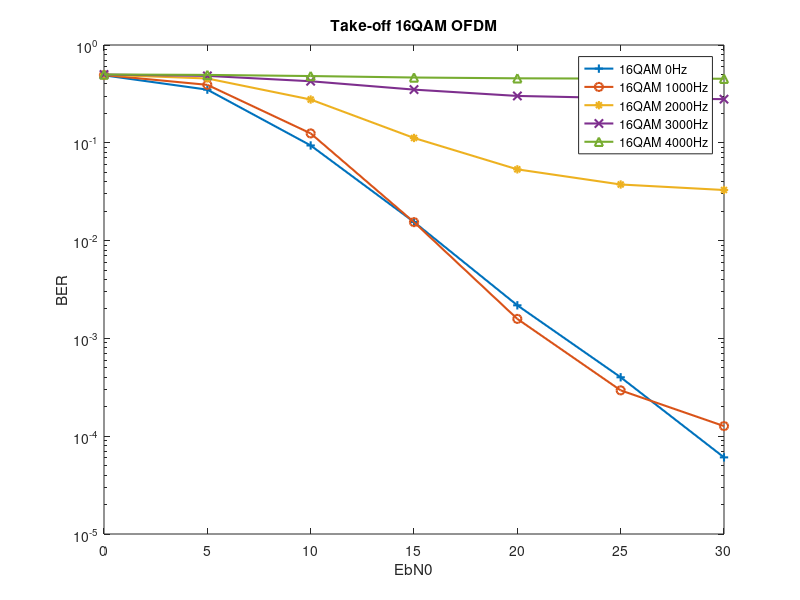

Source code (MATLAB):
clear all;

ber_ofdm=load('BER_ofdm_16qam.mat');
Ber_ofdm_16qam=ber_ofdm.Ber_ofdm_16qam;


%% simulation result

% 
% x1=[986783 470103 48364 2477 143 15 0]
% x2=[994021 511682 33326 631 0 0 0];
% x3=[2013904 1483340 165803 4379 170 69 13];
% x4=[1008628 881270 245552 25047 5134 2762 2440];
% 
% ber1=x1./(2028000);
% ber2=x2./(2028000);
% ber3=x3./(4056000);
% ber4=x4./(2028000)


x1=[1977886 905036 85229 4757 318 25 3]
x2=[1990909 986707 63561 1168 21 0 0];
x3=[2027942 1590523 361722 37183 7767 4634 3198];
x4=[2036162 1861018 1059668 425082 246412 195956 171507];

ber1=x1./(4088000);
ber2=x2./(4088000);
ber3=x3./(4088000);
ber4=x4./(4088000);

EbN01=[0:5:30];
% EbN02=[0:5:20];

figure;
semilogy(EbN01,Ber_ofdm_16qam(1,:),'LineWidth',1.5,'Marker','+');
hold on;
semilogy(EbN01,Ber_ofdm_16qam(2,:),'LineWidth',1.5,'Marker','o');
semilogy(EbN01,Ber_ofdm_16qam(3,:),'LineWidth',1.5,'Marker','*');
semilogy(EbN01,Ber_ofdm_16qam(4,:),'LineWidth',1.5,'Marker','x');
semilogy(EbN01,Ber_ofdm_16qam(5,:),'LineWidth',1.5,'Marker','^');

xlabel('EbN0'),ylabel('BER');
legend('16QAM 0Hz','16QAM 1000Hz','16QAM 2000Hz','16QAM 3000Hz','16QAM 4000Hz');
title('Take-off 16QAM OFDM')

%% Interleaver test   对于BPSK的交织有问题

% Ndata=1024;
% M_bit=2;
% % Ndata=1024;
% R_code=1/2;
% Nframe=5;
% inter_depth=M_bit*Ndata*Nframe;
% 
% x1=[1:1:inter_depth];
% 
% % x2=tx_interleaver(x1,Ndata,M_bit,Nframe);
% % y=rx_deinterleave(x2,Ndata,M_bit,Nframe)
% % 
% % 
% % idx1 = tx_gen_intlvr_patt(inter_depth, Ndata);
% % idx2=  rx_gen_deintlvr_patt(inter_depth, Ndata);
% 
% x2=matintrlv(x1,length(x1)/32,32); % matrix interleaver
% 
% y=matdeintrlv(x2,length(x1)/32,32);  % matrix deinterleaver


%% Test of delete pilot location when add VC
% pilot_loc=[1:2:2047];
% 
% pilot_loc(pilot_loc==1)=0;
% 
% pilot_loc(pilot_loc>=822 & pilot_loc<=1228)=0;
% 
% pilot_loc(pilot_loc==0)=[];

%% Test of channel code

%% 加VC
%% 改交织
% 
% t=poly2trellis(7,[171 133]); % Define trellis.
% x=randi([0 1],1,1000);
% 
% x_code=convenc(x,t);
% 
% tblen=32;
% 
% x_decode = vitdec(x_code,t,tblen,'trunc','hard');
% 
% hErrorCalc = comm.ErrorRate('ReceiveDelay', 48);
% ber = step(hErrorCalc, x', x_decode');

%% The continuous operation mode of vitdec causes a delay equal to the traceback length, so msg(1) corresponds to decoded(tblen+1) rather than to decoded(1).

%% Test of soft-deciscion decode
% clear; close all
% rng default
% M = 16;                 % Modulation order
% k = log2(M);            % Bits per symbol
% EbNoVec = (4:1:10);      % Eb/No values (dB)
% numSymPerFrame = 1000;  % Number of QAM symbols per frame
% 
% berEstSoft = zeros(size(EbNoVec)); 
% berEstHard = zeros(size(EbNoVec));
% 
% trellis = poly2trellis(7,[171 133]);
% tbl = 32;
% rate = 1/2;
% 
% SNR_dB= EbNoVec + 10*log10(k*rate);
% 
% for n=1:length(EbNoVec)
% 
%     noiseVar=10.^(-SNR_dB(n)/10);
%     [numErrsSoft,numErrsHard,numBits] = deal(0);
% 
%     while numErrsSoft<100 && numBits<1e7
% 
%         dataIn=randi([0 1],numSymPerFrame*k/2,1);
% 
%         % code
% 
%         dataEnc=convenc(dataIn,trellis);
% 
%         tx_Sig=qammod(dataEnc,M,'gray','InputType','bit','UnitAveragePower',true);
% 
%         tx_Sig_1=tx_Sig';
% 
%         re_sig_1=add_noise(tx_Sig_1,SNR_dB(n),0,0);
% 
%         rx_Sig=re_sig_1';
% 
%         rxDataHard = qamdemod(rx_Sig,M,'gray','OutputType','bit','UnitAveragePower',true);
% 
%         rxDataSoft = qamdemod(rx_Sig,M,'OutputType','llr', ...
%            'UnitAveragePower',true,'NoiseVariance',noiseVar);
% 
% 
%          % dataHard = vitdec(rxDataHard,trellis,tbl,'cont','hard');
% 
%          dataHard = vitdec(rxDataHard,trellis,tbl,'trunc','hard');
% 
%          dataSoft_1=channel_decode_soft(rxDataSoft,noiseVar,trellis);
% 
%         % Calculate the number of bit errors in the frame. Adjust for the
% 
%         numErrsInFrameHard= sum(dataIn~=dataHard);
%         numErrsInFrameSoft=  sum(dataIn(1:end-tbl)~=dataSoft_1(tbl+1:end));
%         
%         % Increment the error and bit counters
%         numErrsHard = numErrsHard + numErrsInFrameHard;
%         numErrsSoft = numErrsSoft + numErrsInFrameSoft;
%         numBits = numBits + numSymPerFrame*k/2;
% 
% 
%     end
% 
%    berEstSoft(n) = numErrsSoft/numBits;
%    berEstHard(n) = numErrsHard/numBits;
% 
% end
% 
% semilogy(EbNoVec,berEstSoft);
% hold on;
% semilogy(EbNoVec,berEstHard);
% legend('Soft','Hard')



% clear; close all
% rng default
% M = 16;                 % Modulation order
% k = log2(M);            % Bits per symbol
% EbNoVec = (4:10)';      % Eb/No values (dB)
% numSymPerFrame = 1000;  % Number of QAM symbols per frame
% 
% % eng_sqrt = (M==2)+(M~=2)*sqrt((M-1)/6*(2^2)); % 调制信号平均功率
% % A=1/eng_sqrt;   % QAM归一化因子
% 
% berEstSoft = zeros(size(EbNoVec)); 
% berEstHard = zeros(size(EbNoVec));
% 
% trellis = poly2trellis(7,[171 133]);
% tbl = 32;
% rate = 1/2;
% 
% for n = 1:length(EbNoVec)
%     % Convert Eb/No to SNR
%     snrdB = EbNoVec(n) + 10*log10(k*rate);
%     % Noise variance calculation for unity average signal power.
%     noiseVar = 10.^(-snrdB/10);
%     % Reset the error and bit counters
%     [numErrsSoft,numErrsHard,numBits] = deal(0);
%     
%     while numErrsSoft < 100 && numBits < 1e7
%         % Generate binary data and convert to symbols
%         dataIn = randi([0 1],numSymPerFrame*k/2,1);
%         
%         % Convolutionally encode the data
%         dataEnc = convenc(dataIn,trellis);
%         
%         % QAM modulate
%         txSig = qammod(dataEnc,M,'InputType','bit','UnitAveragePower',true);
%         
%         % Pass through AWGN channel
% 
%         txSig_1=txSig';
% 
%         % rxSig = awgn(txSig_1,snrdB,'measured');
% 
%         noise=sqrt(noiseVar/2)*(randn(1,length(txSig_1))+1j*randn(1,length(txSig_1)));
%         rxSig_1=txSig_1+noise;
%         
%         rxSig=rxSig_1';
%         % Demodulate the noisy signal using hard decision (bit) and
%         % soft decision (approximate LLR) approaches.
%         rxDataHard = qamdemod(rxSig,M,'OutputType','bit','UnitAveragePower',true);
%        %  rxDataHard = qamdemod(rxSig/A,M,'OutputType','bit');
%         rxDataSoft = qamdemod(rxSig,M,'OutputType','llr', ...
%             'UnitAveragePower',true,'NoiseVariance',noiseVar);
% %         rxDataSoft = qamdemod(rxSig/A,M,'OutputType','approxllr', ...
% %             'NoiseVariance',noiseVar);
%         
%         % Viterbi decode the demodulated data
%         dataHard = vitdec(rxDataHard,trellis,tbl,'cont','hard');
%        %  dataSoft = vitdec(rxDataSoft,trellis,tbl,'cont','unquant');
% 
%         %% Soft decode
% %         partitionPoints = (-0.75:0.25:0.75)/noiseVar;
% %         codebook = [0 1 2 3 4 5 6 7];
% %         quantizedValue = quantiz(-rxDataSoft,partitionPoints);
% 
% %         decSoft = comm.ViterbiDecoder(trellis,'InputFormat','Soft', ...
% %     'SoftInputWordLength',3,'TracebackDepth',tbl);
% 
%         % dataSoft_1 = decSoft(double(quantizedValue));
% 
%         % dataSoft_1 = vitdec(double(quantizedValue),trellis,tbl,'cont','soft',3);
% 
%         dataSoft_1=channel_decode_soft(rxDataSoft,noiseVar,trellis);
% 
% 
%         
%         % Calculate the number of bit errors in the frame. Adjust for the
%         % decoding delay, which is equal to the traceback depth.
%         % numErrsInFrameHard = biterr(dataIn(1:end-tbl),dataHard(tbl+1:end));
%         numErrsInFrameHard= sum(dataIn(1:end-tbl)~=dataHard(tbl+1:end));
%         % numErrsInFrameSoft = biterr(dataIn(1:end-tbl),dataSoft_1(tbl+1:end));
%         numErrsInFrameSoft=  sum(dataIn(1:end-tbl)~=dataSoft_1(tbl+1:end));
%         
%         % Increment the error and bit counters
%         numErrsHard = numErrsHard + numErrsInFrameHard;
%         numErrsSoft = numErrsSoft + numErrsInFrameSoft;
%         numBits = numBits + numSymPerFrame*k/2;
% 
%     end
%     
%     % Estimate the BER for both methods
%     berEstSoft(n) = numErrsSoft/numBits;
%     berEstHard(n) = numErrsHard/numBits;
% end
% 
% semilogy(EbNoVec,[berEstSoft berEstHard],'-*')
% hold on
% semilogy(EbNoVec,berawgn(EbNoVec,'qam',M))
% legend('Soft','Hard','Uncoded','location','best')
% grid
% xlabel('Eb/No (dB)')
% ylabel('Bit Error Rate')
